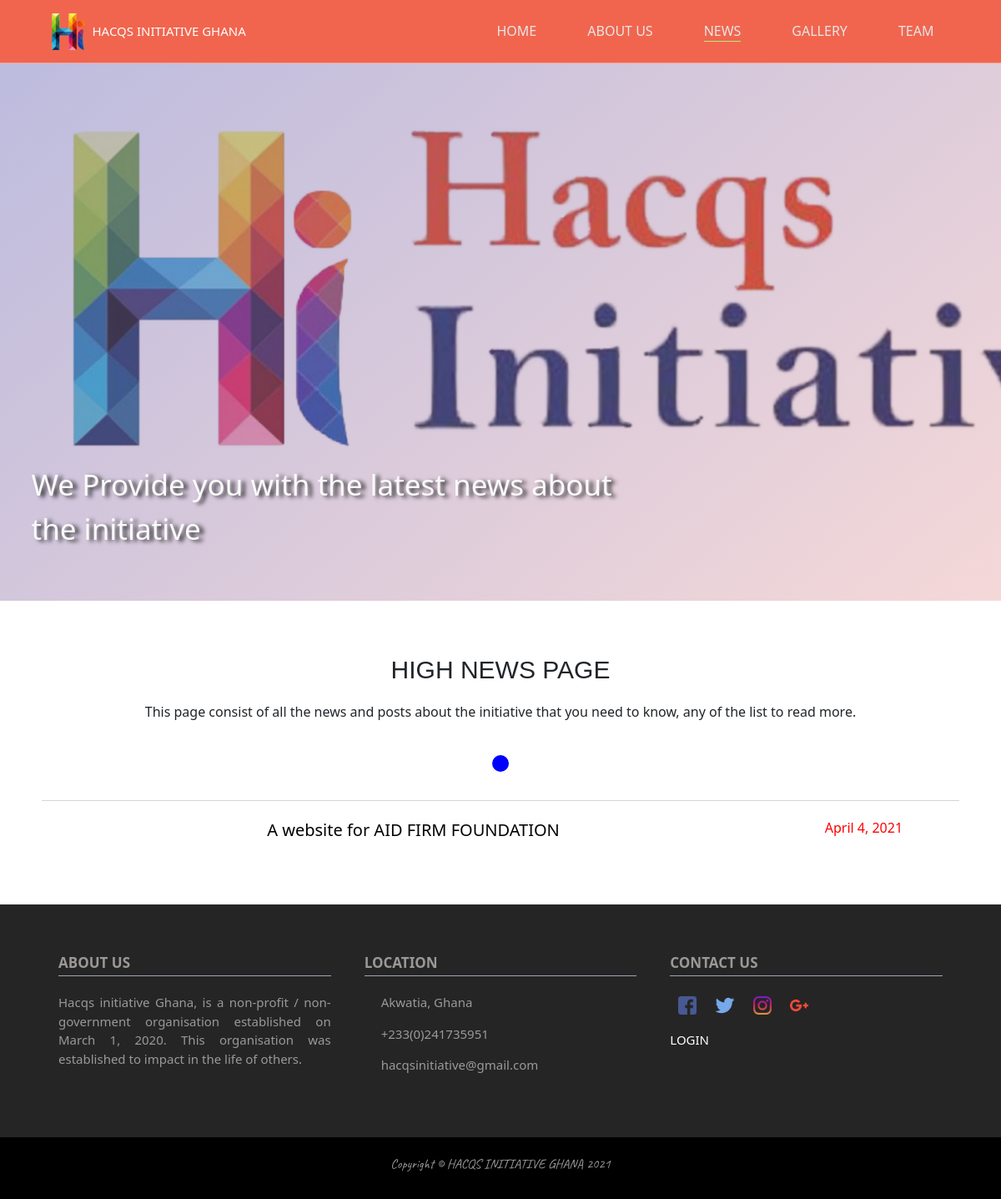
Page /news/ on the committed database.
### base/models.py (models this page shows, shortened)
class Post(models.Model):
    heading = models.CharField(max_length=100)
    sub_heading = models.CharField(max_length=100)
    image = models.ImageField(upload_to = 'images/posts', null = True, blank = True )
    body = RichTextUploadingField()
    date_created = models.DateField(auto_now_add=True)
    slug = models.SlugField(blank = True, null=True)

### base/views.py (the view)
# urls.py: path('news/',views.news, name= 'news'),
def news(request):
    news = Post.objects.all()
    context = {
        'news':news
    }
    return render(request,'news.htm',context)

### base/templates/news.htm (shortened to what this page needs)
{% extends 'main.htm' %} {% load static %}  {% block content %}
<section class="hero opening-section">
    <div class="container">
        <div class="main-message">
            <p>
                We Provide you with the latest news about the initiative
            </p>
        </div>
    </div>
</section>
<div class="news-section">
    <div class="container">
        <h2 class="news-heading">HIGH NEWS PAGE</h2>
        <p class="news-body">
            This page consist of all the news and posts about the initiative that you need to know, any of the list to read more.
        </p>
        {% if user.is_authenticated %}
        <a href="{% url 'add_post' %}" class="news-button">Add A New Post</a>
        {% else %}
        <a href="" class="news-button"></a>
        {% endif %}
    </div>
    {% for post in news %}
    <div class="related-news">
        <a href="{% url 'post' post.slug %}">
            <div class="container ">
                <div class="custom-row">
                    <div class="col-10">
                        <h3>
                            {{post.sub_heading}}
                        </h3>
                    </div>
                    <div class="col-2">
                        <p class="date">{{post.date_created}}</p>
                    </div>
                </div>
            </div>
        </a>
    </div>
    {% empty %}
    <h2>No News Yet</h2>
    {% endfor %}
</div>
{% endblock %}

### static/css/style1.css (style rules this page uses)
.opening-section p { font-size: 35px; font-weight: 500; text-shadow: 5px 2px 5px #292929; }
.news-section { padding: 5rem; text-align: center; }
.news-heading { font-size: 3rem; padding: 1.5rem; font-family: 'Merriweather Sans', sans-serif; }
.news-body { display: block; }
.news-button { display: inline-block; color: white; background-color: blue; border-radius: 1rem; font-size: 1.5rem; margin: 3rem; }
.related-news { padding: 2rem; border-top: 1px solid rgba(119, 115, 115, .3); transition: all .9s ease; }
.related-news a { color: black; }
.related-news h3 { font-size: 20px; font-weight: 100; }
.col-10 { max-width: 80%; }
.col-2 { max-width: 20%; }
.date { color: red; }

### static/css/style.css (style rules this page uses)
*, *::before, *::after { margin: 0; padding: 0; box-sizing: inherit; }
html { font-family: 'Open Sans', sans-serif; font-size: 10px; box-sizing: border-box; }
a { text-decoration: none; }
p { font-size: 1.6rem; }
section { padding: 3rem 0; }
h1, h2, h3, h4, h5, h6 { margin-bottom: .5rem; font-family: inherit; line-height: 1.2; color: inherit; }
section.hero { padding: 5rem 0; }
.container { width: 100%; max-width: 100rem; margin: 0 auto; padding: 0 1.5rem; }
.opening-section { display: flex; justify-content: center; align-items: flex-end; }
.main-message { width: 100%; color: #fafafa; max-width: 70rem; }
.main-message p { font-weight: 100; }
.custom-row { display: flex; flex-direction: row; flex-wrap: inherit; justify-content: space-between; align-items: center; height: 100%; }

### base/templates/nav-bar.htm (style rules this page uses)
a { text-decoration: none; }

### rows in the picture
Post: sub_heading "A website for AID FIRM FOUNDATION", date_created "April 4, 2021"
